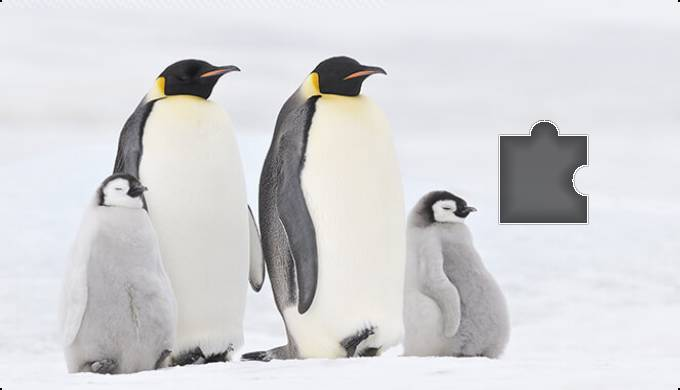
#> input picture demo_opencv/3.jpg, 680 x 390 px
$ python demo4.py
#> lines starting #> are read from the running program, lines starting #| are printed output that depends on the picture; after the words box and inside, x2 and y2 are one past the last pixel; in counts of white or black regions, pixels touching at a corner belong together
import numpy as np
import cv2 as cv
# im = cv.imread('geet.png')
im=cv.imread('3.jpg')
#> im is the input picture: shape (390, 680, 3); mean B, G, R 215, 212.8, 212.9
print(im.shape)
#| (390, 680, 3)
img=cv.GaussianBlur(im,(5,5),0)
# imgray = cv.cvtColor(im, cv.COLOR_BGR2GRAY)
# ret, thresh_blur = cv.threshold(imgray, 150, 255, 0)
thresh_blur=cv.Canny(img,100,200)
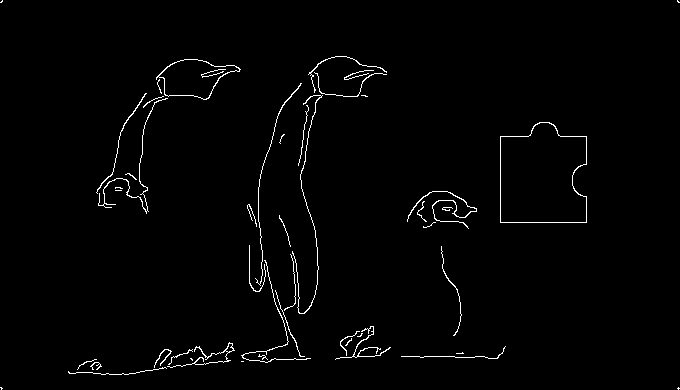
#> thresh_blur: shape (390, 680); 1.5% white in thin lines or dots
# thresh=cv.Canny(im,200,400)
cv.imshow('thresh_blur',thresh_blur)
# cv.imshow('thresh',thresh)
contours_blur, hierarchy_blur = cv.findContours(thresh_blur, cv.RETR_TREE,cv.CHAIN_APPROX_SIMPLE)
#> contours_blur = 51 contours, 37 with area under 20; largest, box (x1, y1, x2, y2) and area: (500, 122, 587, 223) 7366, (500, 122, 587, 223) 7336, (156, 59, 241, 100) 1946, (158, 59, 240, 100) 1904, (167, 342, 235, 368) 74
# [11 lines of commented-out code are left out]

img=np.zeros((390,680))

for contour in contours_blur:
    # [8 lines of commented-out code are left out]
    if cv.contourArea(contour)>4000 and cv.contourArea(contour)<8000:
    # if cv.contourArea(contour)>10000:
    # if 30<cv.arcLength(contour,True)<400:
        print("这块区域的面积是%d"%cv.contourArea(contour))
        # print('这块区域的面积是%d'%cv.arcLength(contour,True))
        # print(contour.size)
        for point in contour:
            print(point)
            # print(point[0])
            img.itemset((point[0,1],point[0,0]),255)
#> this loop made 51 passes
#> contour on passes 1, 5, 7, 9, 30, 50, 51: [[678, 387], [677, 388], [678, 389], [679, 388]], [[241, 361], [243, 361]], [[190, 358], [192, 360], [192, 359], [191, 358]], [[462, 352], [461, 353], [456, 353], [463, 353]], [[115, 190], [121, 190]], [[677, 0], [677, 1], [678, 2], [679, 2]], [[2, 0], [0, 2], [1, 2], [2, 1]]
#> (printed output is left out)
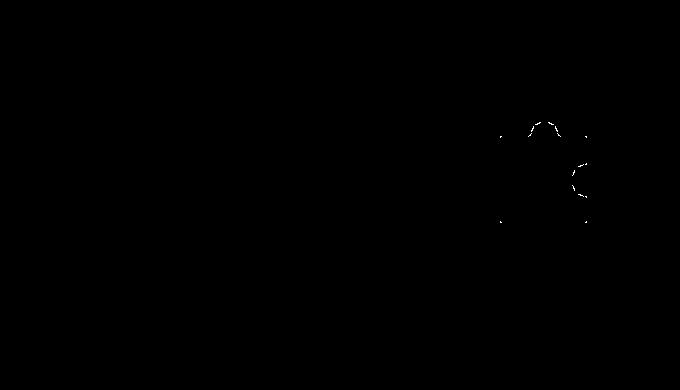
#> img: shape (390, 680) float64; 0.03% white in thin lines or dots, all inside (x1, y1, x2, y2) = (500, 122, 587, 223)
    # print('第%d块轮廓的面积是%d'%(contours_blur.index(contour),cv.contourArea(contour)))
    # print("这块轮廓的面积是%d"%cv.contourArea(contour))
        # a+=1
cv.imshow('new img',img)
# print("a的值是%d"%a)
cv.waitKey()
cv.destroyAllWindows()
# [7 lines of commented-out code are left out]

$ run again, with demo_opencv/1.jpg copied over demo_opencv/3.jpg
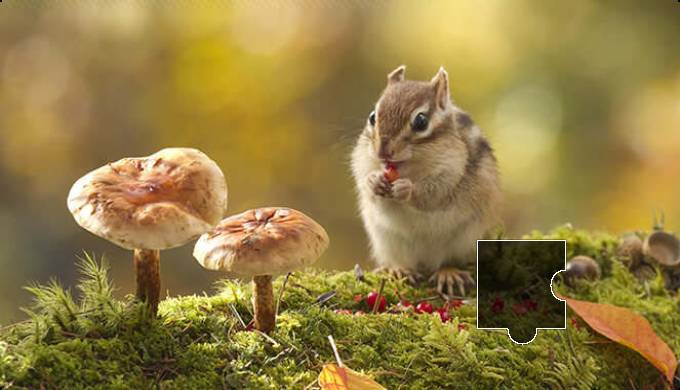
#> input picture demo_opencv/1.jpg, 680 x 390 px
#> im is the input picture: shape (390, 680, 3); mean B, G, R 66.8, 125.1, 146.8
#| (390, 680, 3)
#> `thresh_blur=cv.Canny(img,100,200)`:
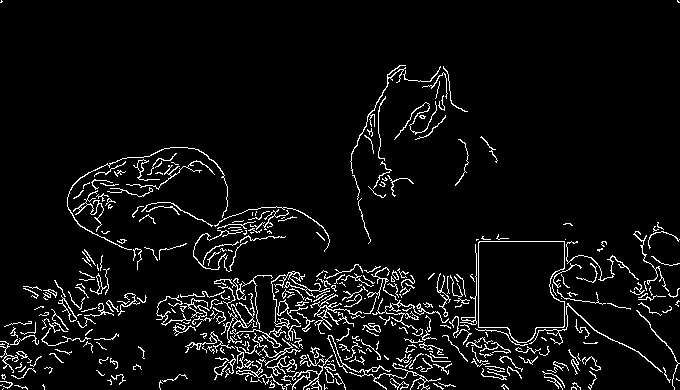
#> thresh_blur: shape (390, 680); 5.7% white in thin lines or dots
#> contours_blur = 417 contours, 350 with area under 20; largest, box (x1, y1, x2, y2) and area: (478, 241, 565, 343) 7359, (478, 241, 565, 343) 7324, (221, 271, 330, 348) 267, (327, 335, 391, 377) 175, (310, 294, 365, 334) 143
#> the loop `for contour in contours_blur: # print(cv.contourArea(contour)) # for p..` made 417 passes
#> (printed output is left out)

$ run again, with demo_opencv/2.jpg copied over demo_opencv/3.jpg
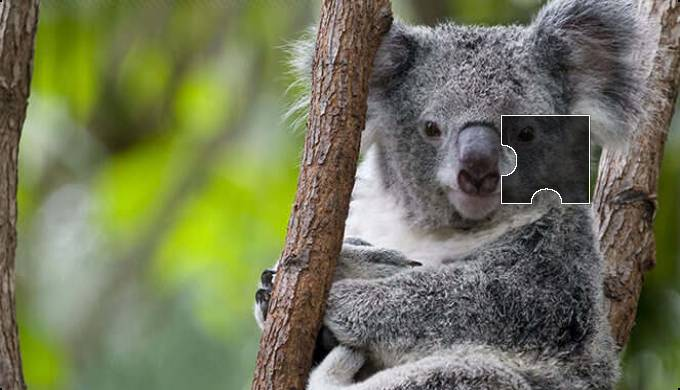
#> input picture demo_opencv/2.jpg, 680 x 390 px
#> im is the input picture: shape (390, 680, 3); mean B, G, R 87.4, 117.7, 113.7
#| (390, 680, 3)
#> `thresh_blur=cv.Canny(img,100,200)`:
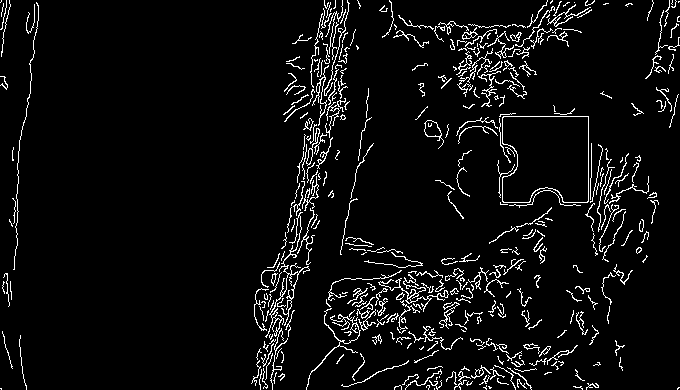
#> thresh_blur: shape (390, 680); 5.4% white in thin lines or dots
#> contours_blur = 438 contours, 386 with area under 20; largest, box (x1, y1, x2, y2) and area: (502, 116, 589, 203) 6618, (502, 116, 589, 203) 6582, (424, 120, 444, 149) 212, (424, 120, 442, 137) 200, (265, 212, 310, 338) 130
#> the loop `for contour in contours_blur: # print(cv.contourArea(contour)) # for p..` made 438 passes
#> (printed output is left out)
